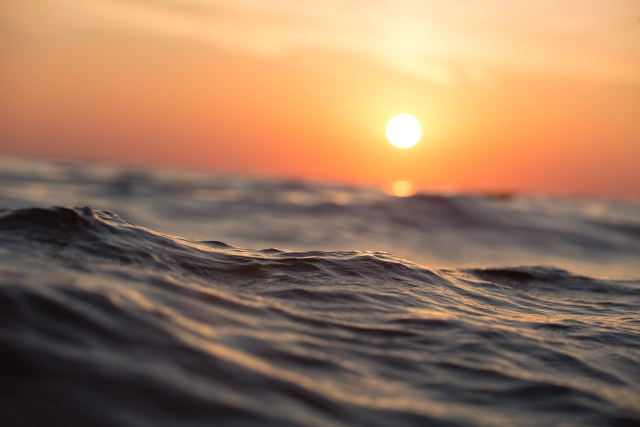
#> input picture Images/sunset.jpg, 1280 x 853 px (shown at 1/2 size)
$ python 1_roi.py
#> lines starting #> are read from the running program, lines starting #| are printed output that depends on the picture; after the words box and inside, x2 and y2 are one past the last pixel; in counts of white or black regions, pixels touching at a corner belong together
import cv2
import numpy as np

img = cv2.imread('../../Images/sunset.jpg')
#> img is the input picture: shape (853, 1280, 3); mean B, G, R 93.7, 119.4, 153.4

x=770; y=225; w=77; h=77;
roi = img[y:y+h, x:x+w]
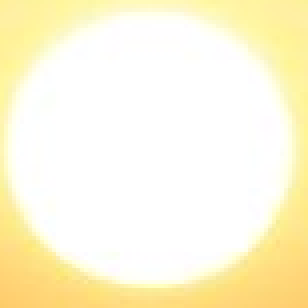
#> roi: shape (77, 77, 3) (shown 4 times larger); mean B, G, R 217.7, 247.8, 254.5

print(roi.shape)
#| (77, 77, 3)
cv2.rectangle(roi, (0,0), (h-1, w-1), (0,255,0))
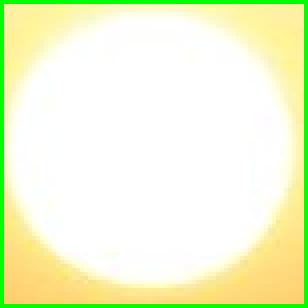
#> roi: shape (77, 77, 3) (shown 4 times larger); 5.13% of pixels changed, all inside (x1, y1, x2, y2) = (0, 0, 77, 77)
cv2.imshow("img", img)

cv2.waitKey(0)
cv2.destroyAllWindows()
